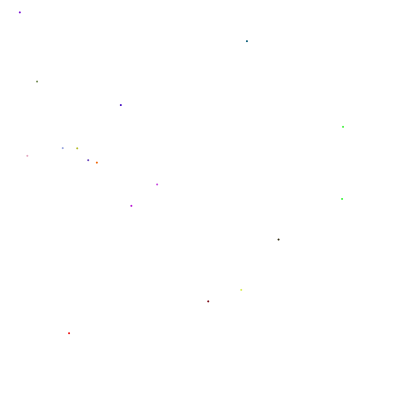
Frame 1 (no input)
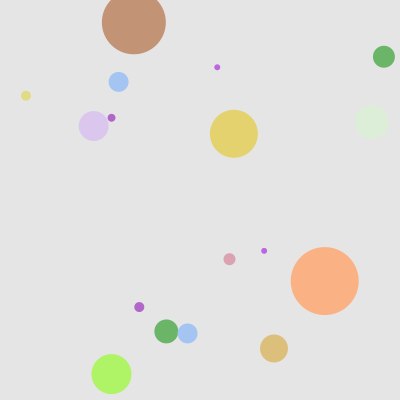
Frame 60 (the mouse pressed at the canvas centre just before this capture)
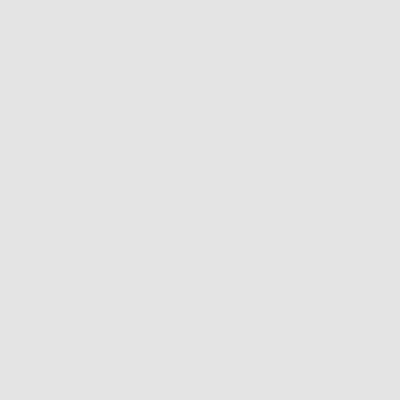
Frame 120 (the mouse held since frame 60 and released just before this capture)

The Processing sketch that drew these frames (run headless with seeded random() and noise(); from frame 60 on, the mouse is pressed at the canvas centre):

// Processing sketch: processing_170402
// ── processing_170402.pde

Ball[] ball = new Ball[int(random(5,25))];
boolean globalGrow = true;
int k =255;
void setup() {
  size(400, 400);
  smooth();

  // Initialize balls
  for (int i=0;i<ball.length;i++) {
    ball[i] = new Ball(); 
  }
}

void draw() {
  background(k);

  if (globalGrow == true) {
    for (int i=0;i<ball.length;i++) {
      ball[i].sizeIt();
      ball[i].display();
 
    
    for (int j = 0; j < ball.length; j++) {
      if (ball[i].intersect(ball[j])) {
        if (i != j) {
          color c = color(random(100,255), random(100,255), random(100,255));
          ball[i].reset(c);
          ball[j].reset(c);
          k-=1;
          if (k<1){
            k=255;}
        }
      }
    }
    }
  }
}
void mousePressed() {
  if (globalGrow == true) {
    globalGrow = false;
  }
  else {
    globalGrow = true;
  }
}
class Ball {
  float r; 
  float x,y;
  color c;

  Ball() {
    reset(color(random(255),random(255),random(255)));
  }
  void sizeIt() {
    r+=1;
  }
  void reset(color tempC){
    r = 0;
    x = random(width);
    y = random(height);
    c = tempC;
  }

  void display() {
    noStroke();
    fill(c);
    ellipse(x,y,r*2,r*2);
  }
  boolean intersect(Ball b) {
    float distance = dist(x,y,b.x,b.y); 

    if (distance < r + b.r) {
      return true;
    } 
    else {
      return false;
    }
  }
}
